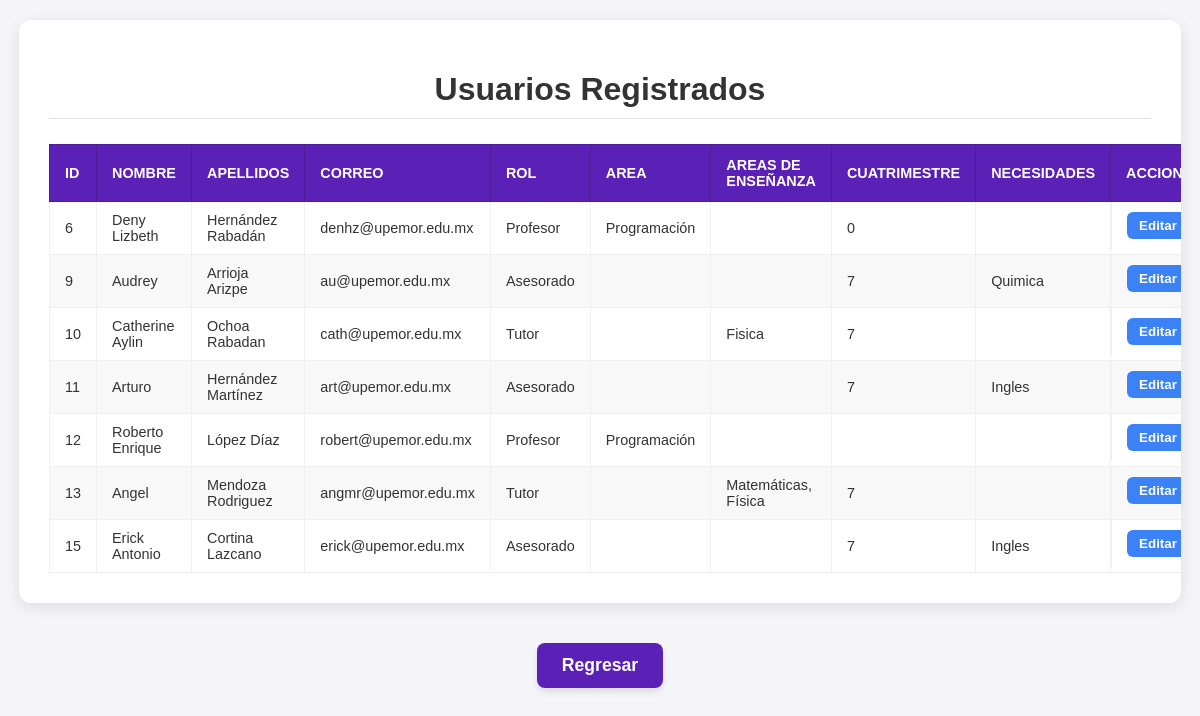
The page /index.php?action=consult (signed in) on the database its author committed.
### tables this page shows
CREATE TABLE `usuario` (
  `id_usuario` int(11) NOT NULL AUTO_INCREMENT,
  `nombre` varchar(50) NOT NULL,
  `apellidos` varchar(50) NOT NULL,
  `correo` varchar(80) NOT NULL,
  `matricula` varchar(80) NOT NULL,
  `contraseña` varchar(80) NOT NULL,
  `rol` enum('Asesorado','Profesor','Tutor') NOT NULL,
  `area` varchar(50) DEFAULT NULL,
  `areasEnseñanza` varchar(50) DEFAULT NULL,
  `cuatrimestre` int(11) DEFAULT NULL,
  `necesidades` text DEFAULT NULL,
  PRIMARY KEY (`id_usuario`),
  UNIQUE KEY `correo` (`correo`),
  UNIQUE KEY `matricula` (`matricula`)
);

### app/controllers/UserController.php (called while the page is built, shortened)
<?php
    include_once "app/models/UserModel.php";
    class UserController{
        private $model;
        public function __construct($connection){
            $this -> model = new UserModel($connection);
        }
        public function consultarUsuarios(){
            $usuario = $this -> model -> consultarUsuarios();
            include_once "app/views/consult.php";
        }
    }

### app/models/UserModel.php (called while the page is built, shortened)
<?php
    class UserModel{
        private $connection;
        public function __construct($connection){
            $this -> connection = $connection;
        }
        public function consultarUsuarios(){
            $sql_statement = "SELECT * FROM usuario";
            $result = $this -> connection -> query($sql_statement);
            return $result;
        }
    }

### app/views/consult.php (the view, shortened to what this page needs)
<!DOCTYPE html>
<html lang="en">
<head>
    <link rel="stylesheet" href="public/css/estilos.css">
</head>
<body class="consultar-usuarios">
    <div class="container">
    <h1>Usuarios Registrados</h1>
    <hr>
    <table>
        <thead>
            <tr>
                <th>Id</th>
                <th>Nombre</th>
                <th>Apellidos</th>
                <th>Correo</th>
                <th>Rol</th>
                <th>Area</th>
                <th>Areas de enseñanza</th>
                <th>Cuatrimestre</th>
                <th>Necesidades</th>
                <th>Acciones</th>
            </tr>
        </thead>
        <tbody>
            <?php while($row = $usuario->fetch_assoc()) { ?>
                <tr>
                    <td><?= $row['id_usuario'] ?></td>
                    <td><?= $row['nombre'] ?></td>
                    <td><?= $row['apellidos'] ?></td>
                    <td><?= $row['correo'] ?></td>
                    <td><?= $row['rol'] ?></td>
                    <td><?= $row['area'] ?></td>
                    <td><?= $row['areasEnseñanza'] ?></td>
                    <td><?= $row['cuatrimestre'] ?></td>
                    <td><?= $row['necesidades'] ?></td>
                    <td class="action-buttons">
                        <a href="index.php?action=update&id=<?= $row['id_usuario'] ?>">
                            <button class="btn-editar">Editar</button>
                        </a>
                    </td>
                </tr>
            <?php } ?>
        </tbody>
    </table>
    </div>
    <div>
    <a href="index.php?action=gestion_usuarios">
        <button class="regresar-btn">Regresar</button>
    </a>
    </div>
</body>
</html>

### public/css/estilos.css (style rules this page uses)
:root { --primary-upemor: #4B0082; --secondary-upemor: #B31B34; --light-bg: #F9F9F9; --text-dark: #333333; --text-light: #FFFFFF; --shadow-light: rgba(0, 0, 0, 0.1); --shadow-medium: rgba(0, 0, 0, 0.2); --gradient-bg: linear-gradient(135deg, #f0e6fa, var(--light-bg)); --card-schedule: #007bff; --card-requests: #28a745; --card-bitacoras: #ffc107; }
:root { --primary-color: #6a0dad; --primary-hover: #8b1cf0; --background-light: #f9f9ff; --container-bg: #ffffff; --border-light: #e0e0e0; --text-color: #333; --button-text: white; --error-color: #dc3545; }
body.consultar-usuarios { font-family: 'Arial', sans-serif; background-color: #f4f4f9; margin: 0; padding: 20px; display: flex; flex-direction: column; align-items: center; min-height: 100vh; }
.container { background-color: #ffffff; padding: 30px; border-radius: 12px; box-shadow: 0 4px 15px rgba(0, 0, 0, 0.1); max-width: 95%; width: 100%; margin-bottom: 20px; overflow-x: auto; }
.container h1 { text-align: center; color: #333; font-size: 2em; font-weight: 700; margin-bottom: 10px; }
.container hr { border: none; height: 1px; background-color: #e0e0e0; margin-bottom: 25px; }
table { width: 100%; border-collapse: collapse; margin: 0; min-width: 1000px; }
thead { background-color: #5b21b6; color: #ffffff; text-transform: uppercase; font-size: 0.9em; }
th { padding: 12px 15px; text-align: left; border: 1px solid #4a1c96; }
tbody tr { border-bottom: 1px solid #eeeeee; transition: background-color 0.2s; }
tbody tr:nth-child(even) { background-color: #f8f8f8; }
td { padding: 10px 15px; text-align: left; color: #333; border-left: 1px solid #f0f0f0; border-right: 1px solid #f0f0f0; font-size: 0.9em; word-wrap: break-word; }
.action-buttons { display: flex; gap: 8px; min-width: 180px; }
.action-buttons a { text-decoration: none; }
.btn-editar, .btn-eliminar { padding: 6px 12px; border: none; border-radius: 6px; color: #ffffff; cursor: pointer; font-weight: bold; transition: background-color 0.3s ease; flex-grow: 1; white-space: nowrap; }
.btn-editar { background-color: #3b82f6; }
.regresar-btn { background-color: #5b21b6; color: #ffffff; padding: 12px 25px; border: none; border-radius: 8px; cursor: pointer; font-size: 1.1em; font-weight: 600; box-shadow: 0 4px 6px rgba(0, 0, 0, 0.1); transition: background-color 0.3s ease, transform 0.1s; margin-top: 20px; }

### rows shown on the page
usuario: id_usuario "6", nombre "Deny Lizbeth", apellidos "Hernández Rabadán", correo "denhz@upemor.edu.mx", rol "Profesor", area "Programación", cuatrimestre "0"
usuario: id_usuario "9", nombre "Audrey", apellidos "Arrioja Arizpe", correo "au@upemor.edu.mx", rol "Asesorado", cuatrimestre "7", necesidades "Quimica"
usuario: id_usuario "10", nombre "Catherine Aylin", apellidos "Ochoa Rabadan", correo "cath@upemor.edu.mx", rol "Tutor", areasEnseñanza "Fisica", cuatrimestre "7"
usuario: id_usuario "11", nombre "Arturo", apellidos "Hernández Martínez", correo "art@upemor.edu.mx", rol "Asesorado", cuatrimestre "7", necesidades "Ingles"
usuario: id_usuario "12", nombre "Roberto Enrique", apellidos "López Díaz", correo "robert@upemor.edu.mx", rol "Profesor", area "Programación"
usuario: id_usuario "13", nombre "Angel", apellidos "Mendoza Rodriguez", correo "angmr@upemor.edu.mx", rol "Tutor", areasEnseñanza "Matemáticas, Física", cuatrimestre "7"
usuario: id_usuario "15", nombre "Erick Antonio", apellidos "Cortina Lazcano", correo "erick@upemor.edu.mx", rol "Asesorado", cuatrimestre "7", necesidades "Ingles"
